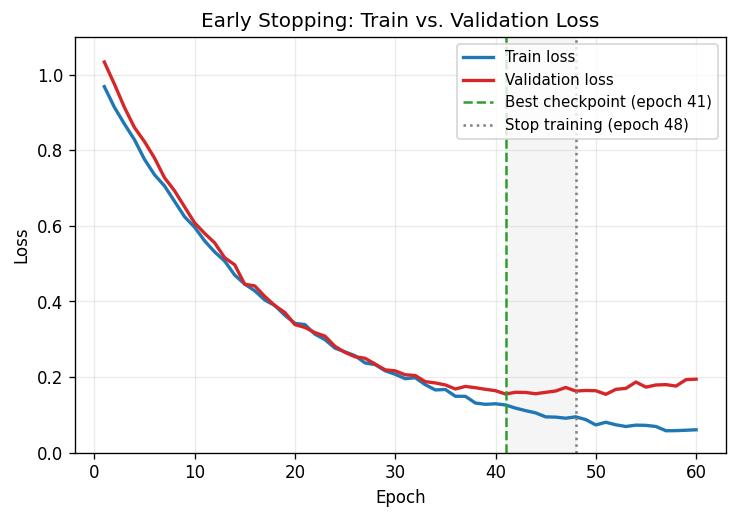

Source code (Python):
import numpy as np
import matplotlib.pyplot as plt

np.random.seed(42)

epochs = np.arange(1, 61)

# Synthetic training loss: monotonically decreasing, slight noise
train_loss = 1.0 * np.exp(-epochs / 18.0) + 0.02 + np.random.normal(0, 0.005, size=epochs.shape)

# Synthetic validation loss: decreases then rises after overfitting kicks in (~epoch 28)
val_base = 1.05 * np.exp(-epochs / 16.0) + 0.05
overfit_kick = 0.0009 * np.maximum(epochs - 28, 0) ** 1.4
val_loss = val_base + overfit_kick + np.random.normal(0, 0.006, size=epochs.shape)

# Early stopping: patience = 7 epochs without improvement on val_loss
best_val = np.inf
best_epoch = None
patience = 7
wait = 0
stop_epoch = epochs[-1]
for i, v in enumerate(val_loss):
    if v < best_val:
        best_val = v
        best_epoch = epochs[i]
        wait = 0
    else:
        wait += 1
        if wait >= patience:
            stop_epoch = epochs[i]
            break

fig, ax = plt.subplots(figsize=(7, 4.5))
ax.plot(epochs, train_loss, label="Train loss", color="#1f77b4", linewidth=2)
ax.plot(epochs, val_loss, label="Validation loss", color="#d62728", linewidth=2)

ax.axvline(best_epoch, color="#2ca02c", linestyle="--", linewidth=1.5,
           label=f"Best checkpoint (epoch {best_epoch})")
ax.axvline(stop_epoch, color="#7f7f7f", linestyle=":", linewidth=1.5,
           label=f"Stop training (epoch {stop_epoch})")

ax.fill_betweenx([0, 1.1], best_epoch, stop_epoch, color="gray", alpha=0.08)

ax.set_xlabel("Epoch")
ax.set_ylabel("Loss")
ax.set_title("Early Stopping: Train vs. Validation Loss")
ax.set_ylim(0, 1.1)
ax.legend(loc="upper right", fontsize=9)
ax.grid(alpha=0.25)

plt.savefig("graph_DAY_31.png", dpi=120, bbox_inches="tight")
